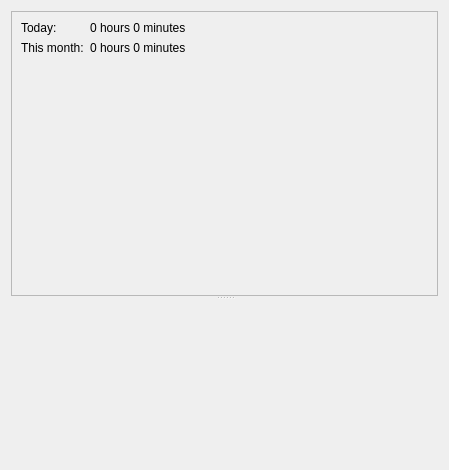
<?xml version="1.0" encoding="UTF-8"?>
<ui version="4.0">
 <class>NodePropertiesWidget</class>
 <widget class="QWidget" name="NodePropertiesWidget">
  <property name="geometry">
   <rect>
    <x>0</x>
    <y>0</y>
    <width>449</width>
    <height>470</height>
   </rect>
  </property>
  <property name="windowTitle">
   <string>Form</string>
  </property>
  <layout class="QVBoxLayout" name="verticalLayout">
   <item>
    <widget class="QSplitter" name="splitter">
     <property name="orientation">
      <enum>Qt::Vertical</enum>
     </property>
     <widget class="QFrame" name="mTimeFrame">
      <property name="sizePolicy">
       <sizepolicy hsizetype="Ignored" vsizetype="Expanding">
        <horstretch>0</horstretch>
        <verstretch>0</verstretch>
       </sizepolicy>
      </property>
      <property name="minimumSize">
       <size>
        <width>100</width>
        <height>0</height>
       </size>
      </property>
      <property name="maximumSize">
       <size>
        <width>16777215</width>
        <height>4000</height>
       </size>
      </property>
      <property name="frameShape">
       <enum>QFrame::StyledPanel</enum>
      </property>
      <layout class="QFormLayout" name="formLayout">
       <item row="0" column="0">
        <widget class="QLabel" name="mTodayTextLabel">
         <property name="text">
          <string>Today:</string>
         </property>
        </widget>
       </item>
       <item row="0" column="1">
        <widget class="QLabel" name="mTodaySpentTimeLabel">
         <property name="text">
          <string>0 hours 0 minutes</string>
         </property>
        </widget>
       </item>
       <item row="1" column="0">
        <widget class="QLabel" name="mThisMonthTextLabel">
         <property name="text">
          <string>This month:</string>
         </property>
        </widget>
       </item>
       <item row="1" column="1">
        <widget class="QLabel" name="mThisMonthSpentTimeLabel">
         <property name="text">
          <string>0 hours 0 minutes</string>
         </property>
        </widget>
       </item>
      </layout>
     </widget>
     <widget class="AttachmentsList" name="mFileListView" native="true"/>
    </widget>
   </item>
  </layout>
 </widget>
 <customwidgets>
  <customwidget>
   <class>AttachmentsList</class>
   <extends>QWidget</extends>
   <header>attachmentslist.h</header>
   <container>1</container>
  </customwidget>
 </customwidgets>
 <resources/>
 <connections/>
</ui>
